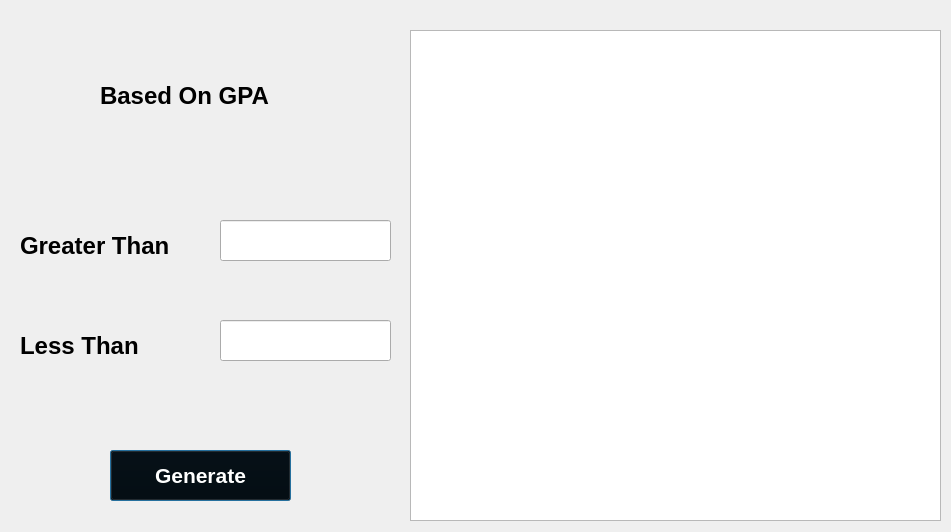
<?xml version="1.0" encoding="UTF-8"?>
<ui version="4.0">
 <class>Criteria</class>
 <widget class="QDialog" name="Criteria">
  <property name="geometry">
   <rect>
    <x>0</x>
    <y>0</y>
    <width>951</width>
    <height>532</height>
   </rect>
  </property>
  <property name="windowTitle">
   <string>Dialog</string>
  </property>
  <widget class="QLineEdit" name="upperlimit">
   <property name="geometry">
    <rect>
     <x>220</x>
     <y>320</y>
     <width>171</width>
     <height>41</height>
    </rect>
   </property>
  </widget>
  <widget class="QLineEdit" name="lowerlimit">
   <property name="geometry">
    <rect>
     <x>220</x>
     <y>220</y>
     <width>171</width>
     <height>41</height>
    </rect>
   </property>
  </widget>
  <widget class="QPushButton" name="generatebtn">
   <property name="geometry">
    <rect>
     <x>110</x>
     <y>450</y>
     <width>181</width>
     <height>51</height>
    </rect>
   </property>
   <property name="font">
    <font>
     <pointsize>16</pointsize>
     <bold>true</bold>
    </font>
   </property>
   <property name="styleSheet">
    <string notr="true">background-color: rgb(0, 0, 0);
color: rgb(255,255, 255);
</string>
   </property>
   <property name="text">
    <string>Generate</string>
   </property>
  </widget>
  <widget class="QLabel" name="label_4">
   <property name="geometry">
    <rect>
     <x>20</x>
     <y>330</y>
     <width>181</width>
     <height>31</height>
    </rect>
   </property>
   <property name="font">
    <font>
     <pointsize>18</pointsize>
     <bold>true</bold>
    </font>
   </property>
   <property name="text">
    <string>Less Than</string>
   </property>
  </widget>
  <widget class="QLabel" name="label_5">
   <property name="geometry">
    <rect>
     <x>20</x>
     <y>230</y>
     <width>181</width>
     <height>31</height>
    </rect>
   </property>
   <property name="font">
    <font>
     <pointsize>18</pointsize>
     <bold>true</bold>
    </font>
   </property>
   <property name="text">
    <string>Greater Than</string>
   </property>
  </widget>
  <widget class="QTableView" name="tableWidget">
   <property name="geometry">
    <rect>
     <x>410</x>
     <y>30</y>
     <width>531</width>
     <height>491</height>
    </rect>
   </property>
  </widget>
  <widget class="QLabel" name="label_6">
   <property name="geometry">
    <rect>
     <x>100</x>
     <y>80</y>
     <width>191</width>
     <height>31</height>
    </rect>
   </property>
   <property name="font">
    <font>
     <pointsize>18</pointsize>
     <bold>true</bold>
    </font>
   </property>
   <property name="text">
    <string>Based On GPA</string>
   </property>
  </widget>
 </widget>
 <resources/>
 <connections/>
</ui>
